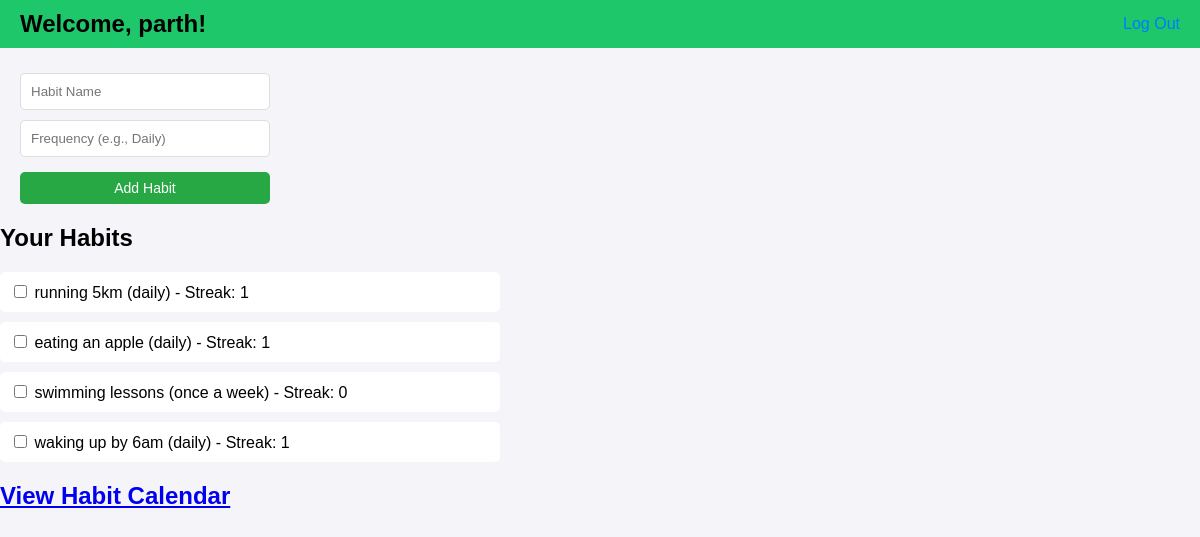
The app's page /dashboard (signed in) with its own data.
### tables this page shows
CREATE TABLE users (
        id INTEGER PRIMARY KEY AUTOINCREMENT,
        username TEXT NOT NULL,
        password TEXT NOT NULL
    );

CREATE TABLE habits (
        id INTEGER PRIMARY KEY AUTOINCREMENT,
        user_id INTEGER NOT NULL,
        habit_name TEXT NOT NULL,
        habit_frequency TEXT NOT NULL,
        is_completed INTEGER DEFAULT 0,
        streak INTEGER DEFAULT 0,
        last_completed DATE,
        FOREIGN KEY (user_id) REFERENCES users (id)
    );

### app.py (the view)
@app.route('/dashboard')
@login_required
def dashboard():
    conn = connect_db()
    cursor = conn.cursor()
    cursor.execute("SELECT id, habit_name, habit_frequency, is_completed, streak FROM habits WHERE user_id = ?", (current_user.id,))
    habits = cursor.fetchall()
    conn.close()
    return render_template('dashboard.html', habits=habits)  # Pass habits to template

### app.py (called while the page is built)
def connect_db():
    return sqlite3.connect('habit_tracker.db')

@login_manager.user_loader
def load_user(user_id):
    conn = connect_db()
    cursor = conn.cursor()
    cursor.execute("SELECT * FROM users WHERE id = ?", (user_id,))
    user = cursor.fetchone()
    conn.close()
    if user:
        return User(id=user[0], username=user[1])
    return None

### templates/dashboard.html (shortened to what this page needs)
<!DOCTYPE html>
<html lang="en">
<head>
    <link rel="stylesheet" href="{{ url_for('static', filename='dashboard.css') }}">
</head>
<body>
    <div class="welcome-header">
        <h2>Welcome, {{ current_user.username }}!</h2>
        <a href="{{ url_for('logout') }}" class="logout-link">Log Out</a>
    </div>
    <div class="habit-form-container">
        <form id="habit-form">
            <input type="text" id="habit-name" placeholder="Habit Name" required>
            <input type="text" id="habit-frequency" placeholder="Frequency (e.g., Daily)" required>
            <button type="submit" class="add-habit-btn">Add Habit</button>
        </form>
    </div>
    <h2>Your Habits</h2>
    <ul id="habit-list">
        {% for habit in habits %}
            <li>
                <label>
                    <input type="checkbox"
                           class="habit-checkbox"
                           data-habit-id="{{ habit[0] }}"
                           {% if habit[3] == 1 %} checked {% endif %}>
                    {{ habit[1] }} ({{ habit[2] }}) - Streak: {{ habit[4] }}
                </label>
            </li>
        {% else %}
            <p>No habits found. Start adding some!</p>
        {% endfor %}
    </ul>
    <h2><a href="{{ url_for('calendar') }}">View Habit Calendar</a></h2>
</body>
</html>

### static/dashboard.css (style rules this page uses)
html, body { margin: 0; padding: 0; font-family: Arial, sans-serif; background-color: #f4f4f9; }
.welcome-header { display: flex; justify-content: space-between; align-items: center; background-color: #1fc76b; padding: 10px 20px; margin-bottom: 20px; }
.welcome-header h2 { margin: 0; font-size: 24px; }
.logout-link { font-size: 16px; color: #007bff; text-decoration: none; }
.habit-form-container { display: flex; flex-direction: column; justify-content: flex-start; align-items: flex-start; margin-bottom: 20px; width: 100%; padding-left: 20px; }
#habit-form { display: flex; flex-direction: column; width: 100%; align-items: flex-start; }
#habit-form input { padding: 10px; margin: 5px 0; border-radius: 5px; border: 1px solid #ddd; width: 250px; box-sizing: border-box; }
#habit-form button { padding: 8px 16px; background-color: #28a745; color: white; border: none; border-radius: 5px; cursor: pointer; font-size: 14px; margin-top: 10px; width: 250px; }
ul { list-style-type: none; padding: 0; width: 100%; max-width: 500px; margin: 20px 0; }
ul li { background-color: #fff; padding: 10px; margin: 10px 0; border-radius: 5px; display: flex; justify-content: space-between; align-items: center; width: 100%; box-sizing: border-box; }

### records on screen
users: username "parth"
habits: habit_name "running 5km", habit_frequency "daily", streak "1"
habits: habit_name "eating an apple", habit_frequency "daily", streak "1"
habits: habit_name "swimming lessons", habit_frequency "once a week", streak "0"
habits: habit_name "waking up by 6am", habit_frequency "daily", streak "1"
